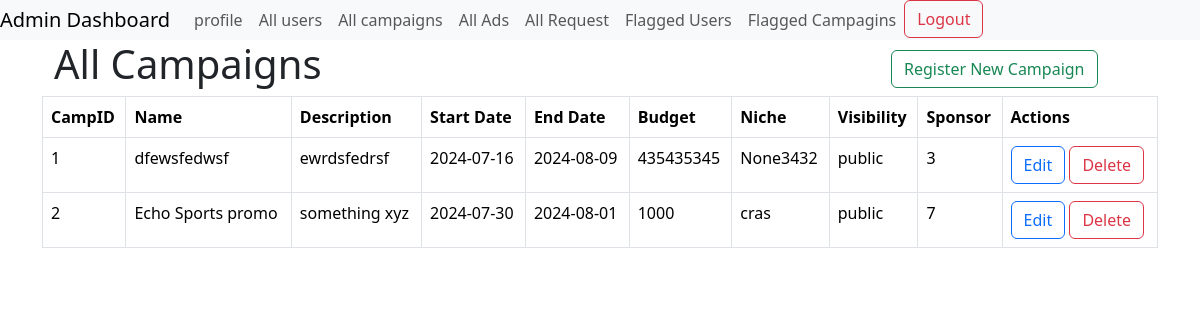
Page /find_camp (signed in) on the committed database.
### models.py (models this page shows)
class Campaign(db.Model):
    __tablename__ = 'campaign'
    Campaign_id = db.Column(db.Integer, primary_key=True)
    name = db.Column(db.String(64), nullable=False)
    description = db.Column(db.Text, nullable=False)
    start_date = db.Column(db.Date, nullable=False)
    end_date = db.Column(db.Date, nullable=False)
    budget = db.Column(db.Integer, nullable=False)
    visibility = db.Column(db.String(8), nullable=False)
    niche=db.Column(db.String(64), nullable=True ,default= 'None')
    sponsor_id = db.Column(db.Integer, db.ForeignKey('user.user_id'), nullable=False)
    ad_requests = db.relationship('AdRequest', backref='campaign', lazy=True)
    flag=db.Column(db.Boolean, nullable=True, default= False)

### routes.py (the view)
@app.route('/find_camp')
@auth
def find_camp():
    if User.query.get(session['user_id']).is_admin:
        campaigns = Campaign.query.all()
        return render_template('find_camp.html', campaigns=campaigns)
    else:
        return "Access denied"

### routes.py (called while the page is built)
def auth(func):
    @wraps(func)
    def inner(*agrs,**kwargs):
        if 'user_id'not in session:
            flash('Login to continue')
            return redirect(url_for('login'))
        return func(*agrs ,**kwargs)
    return inner

### templates/find_camp.html
{% extends 'layout_adm.html' %}
{% block content %}
<div class="container">
  <div class="row">
      <div class="col-9">
        <h1>All Campaigns</h1>
      </div>
      <div class="col-3 text-right">
          <a class="btn btn-outline-success" style="margin-top: 10px;" href="{{ url_for('register_campaign') }}">Register New Campaign</a>
      </div>
  </div>
</div>
<table class="table table-bordered  table-hover">
  <thead>
    <tr>
      <th scope="col">CampID</th>
      <th scope="col">Name</th>
      <th scope="col">Description</th>
      <th scope="col">Start Date</th>
      <th scope="col">End Date</th>
      <th scope="col">Budget</th>
      <th scope="col">Niche</th>
      <th scope="col">Visibility</th>
      <th scope="col">Sponsor</th>
      <th scope="col">Actions</th>
    </tr>
  </thead>
  <tbody>
    {% for campaign in campaigns %}
    <tr>
      <td>{{ campaign.Campaign_id }}</td>
      <td>{{ campaign.name }}</td>
      <td>{{ campaign.description }}</td>
      <td>{{ campaign.start_date }}</td>
      <td>{{ campaign.end_date }}</td>
      <td>{{ campaign.budget }}</td>
      <td>{{ campaign.niche }}</td>
      <td>{{ campaign.visibility }}</td>
      <td>{{ campaign.sponsor_id}}</td>
      <td>
        <a class="btn btn-outline-primary" href="{{ url_for('edit_campaign', id=campaign.Campaign_id) }}">Edit</a>
        <a class="btn btn-outline-danger" href="{{ url_for('delete_campaign', id=campaign.Campaign_id) }}">Delete</a>
      </td>
    </tr>
    {% endfor %}
  </tbody>
</table>
{% endblock %}

### rows in the picture
Campaign: Campaign_id "1", name "dfewsfedwsf", description "ewrdsfedrsf", start_date "2024-07-16", end_date "2024-08-09", budget "435435345", niche "None3432", visibility "public", sponsor_id "3"
Campaign: Campaign_id "2", name "Echo Sports promo", description "something xyz", start_date "2024-07-30", end_date "2024-08-01", budget "1000", niche "cras", visibility "public", sponsor_id "7"
